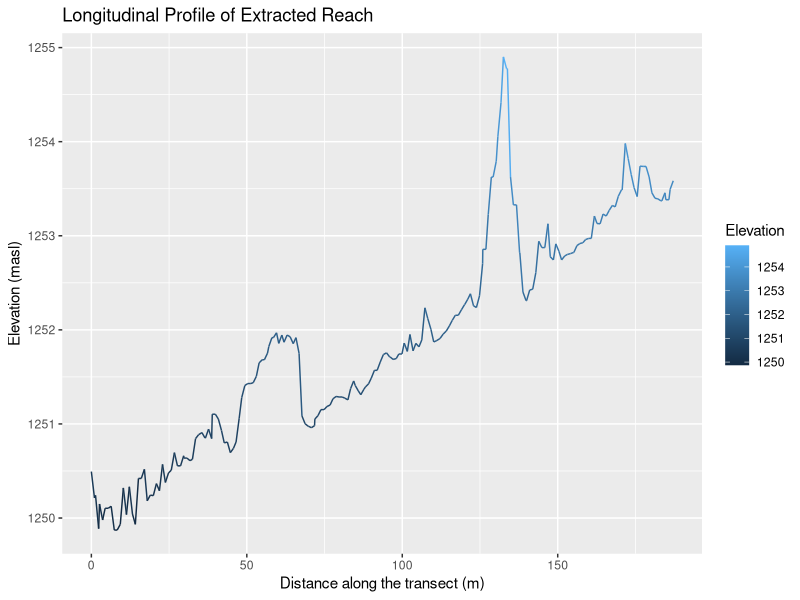
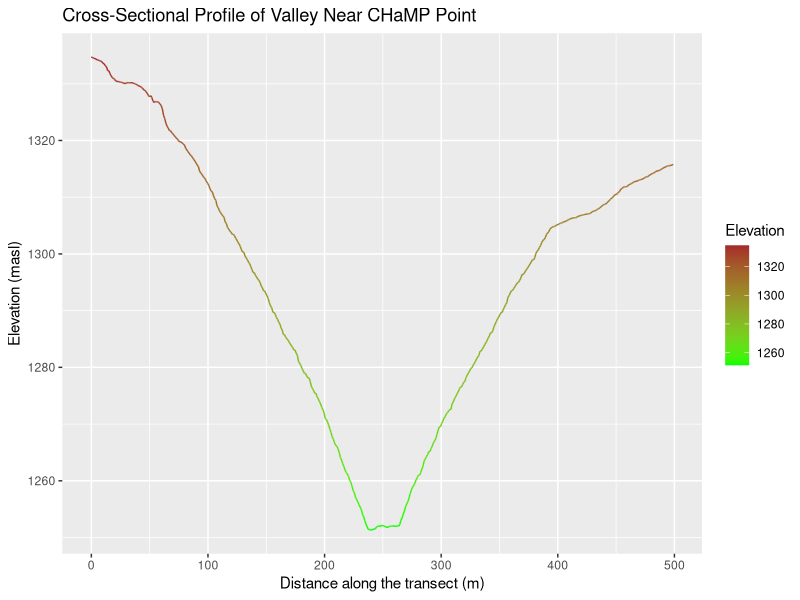
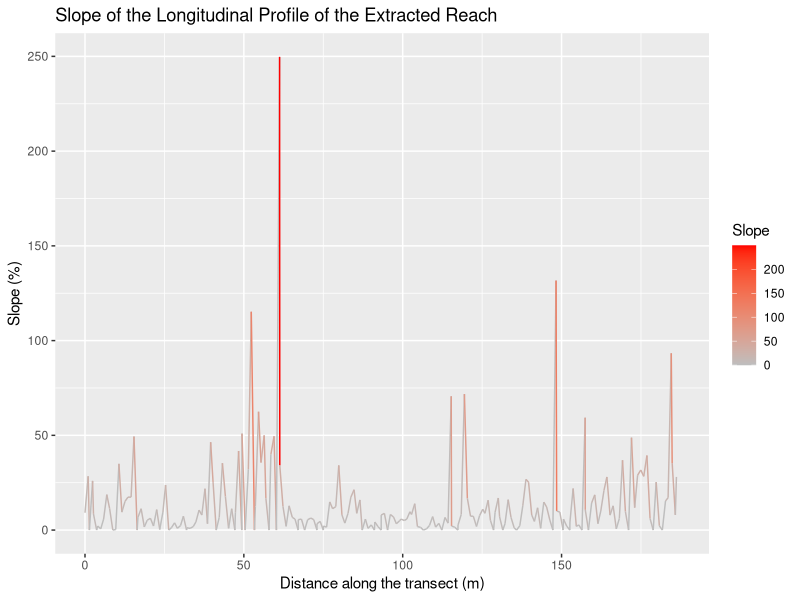
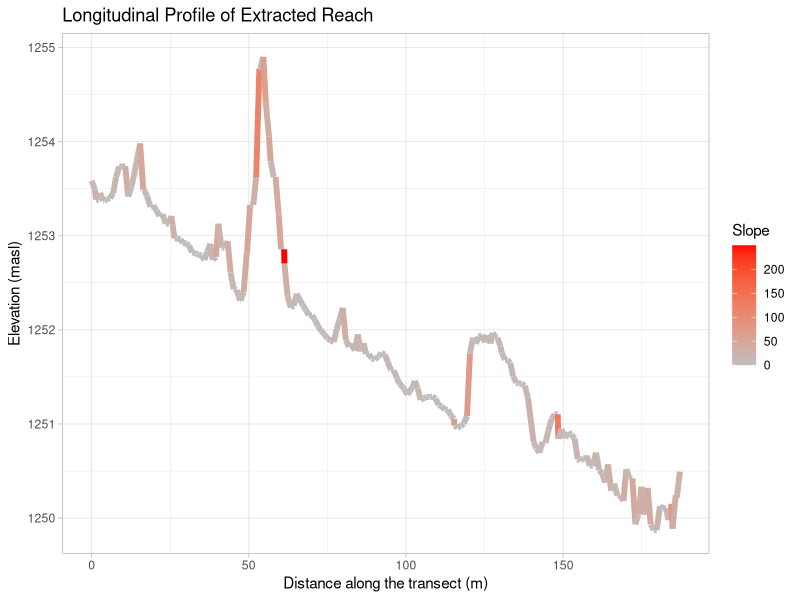
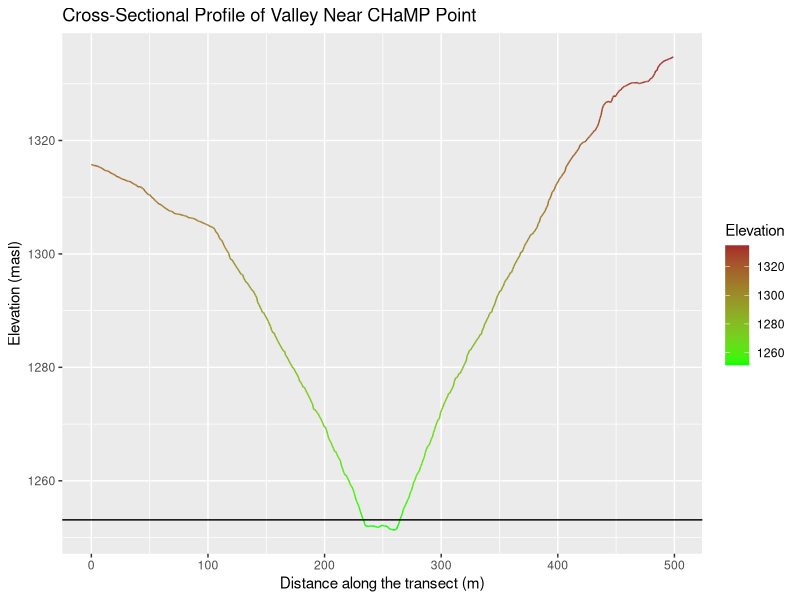
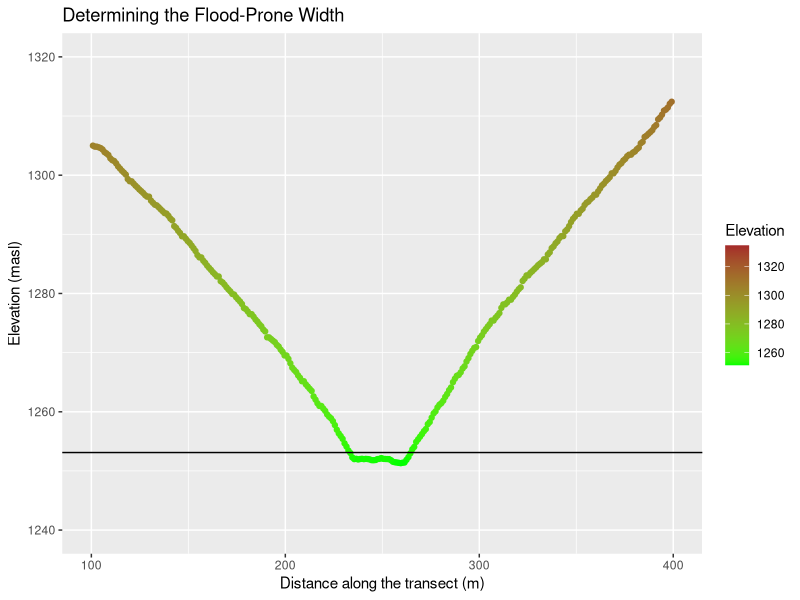

Write R code to recreate these figures, in order.
## ---- chunk 1
# The purpose of this chunk is to load the necessary packages.
require(ggplot2) #This package is for data visualization.
require(dplyr) #This package allows users to run sequential commands to manipulate and process your data.
## ---- chunk 2
# The purpose of this chunk is to load the necessary data, and is designed to input text files created by the r.profile tool in GRASS
CrossProf <- read.csv("../../data/derived/public/crossprof3.txt", header=FALSE, sep = " ", col.names=c("Junk","Distance","Elevation"))[c(2,3)]
LongProf <- read.csv("../../data/derived/public/longprof.txt", header=FALSE, sep = " ", col.names=c("Junk","Distance","Elevation"))[c(2,3)]
## ---- chunk 3
# The purpose of this chunk is to visualize our datasets using the ggplot2 package.This chunk is set up so that your variables do not need to be specified and the chunk can just be run.

ggplot(LongProf) + # This sets the variable (data frame) we will be plotting.
       aes(x = Distance, y = Elevation, color = Elevation) + # This provides the axes designations and how to color the data.
       geom_line() + # This tells ggplot2 to make a line graph. geom_line could be changed to geom_point without issue.
       labs(x = "Distance along the transect (m)", y = "Elevation (masl)", title = "Longitudinal Profile of Extracted Reach")
# This sets the axes labels and title of the plot.

ggplot(CrossProf) +
       aes(x = Distance, y = Elevation, color = Elevation) +
       geom_line() +
       scale_color_gradient(low = "green", high = "brown") + # This establishes a color gradient between green and brown to color the data.
       labs(x = "Distance along the transect (m)", y = "Elevation (masl)", title = "Cross-Sectional Profile of Valley Near CHaMP Point")
## ---- chunk 4
#run this codeblock if the Cross-sectional profile looked backwards, then rerun the graphing codeblock above
maxd <- max(CrossProf$Distance, na.rm=TRUE) #finds maximum distance
CrossProf$Distance <- maxd-CrossProf$Distance  #inverts distance axis by subtracting distances from max

## ---- chunk 5
#run this codeblock if the Longitudinal profile looked backwards, then rerun the graphing codeblock above
maxd <- max(LongProf$Distance, na.rm=TRUE) #finds maximum distance
LongProf$Distance <- maxd-LongProf$Distance  #inverts distance axis by subtracting distances from max
## ---- chunk 6
# The purpose of this chunk is to compute the slope of the longitudinal profile (between points) and the average slope 
LongProf <- LongProf %>% # The "%>%" is called "piping" and it essentially allows us to take the output of a function and sequentially feed it to the next argument. This is very useful for subsetting and tacking on new columns with output data!
  #group_by(Attempt) %>% # Here we are subsetting the data based on the attempt number (1-3). 
  mutate(Slope = (abs(((Elevation - lag(Elevation))/(Distance - lag(Distance))*100)))) # Create a column for slope (Change in Vertical Position/Change in Horizontal Position) with absolute values that is relative to the Attempt
         
ggplot(LongProf) +
       aes(x = Distance, y = Slope, color = Slope) +
       geom_line() +
       scale_color_gradient(low = "gray", high = "red") +
       labs(x = "Distance along the transect (m)", y = "Slope (%)", title = "Slope of the Longitudinal Profile of the Extracted Reach")

ggplot(LongProf) +
       aes(x = Distance, y = Elevation, color = Slope) +
       geom_line(size = 2) + # The "size" argument allows us to increase or decrease our point size.
       scale_color_gradient(low = "gray", high = "red") +
       theme_light() +
       labs(x = "Distance along the transect (m)", y = "Elevation (masl)", title = "Longitudinal Profile of Extracted Reach")
## ---- chunk 7
#The purpose of this chunk is to process our data for entry into the Rosgen Stream Classification scheme. This chunk can be run now, or it can be run during the Classification handout. The chunk reports the mean slope and gives you the necessary tools to determine the flood-prone area of the stream to calculate the entrenchment ratio.
LongProf %>%
  #group_by(Attempt) %>% 
  summarize(Slope = mean(Slope, na.rm = TRUE)) #This calculates the mean slope, based on the Attempt.

# Now we want to figure out the width of the flood-prone area.
DpthBf_Max <- 0.8979 # Insert the maximum bankfull depth from your point/reach of interest here, replacing the 8 left of the hash #

CrossProf[which.min(CrossProf$Elevation),] # This finds the minimum elevation, which should correspond to the lowest elevation in the stream channel, and reports the entire row. That part is essential! Double check the reported value with one of the plots you have made before to verify.
StreamElev <- min(CrossProf$Elevation) # This stores the minimum elevation that you found in the previous step.
MaxBFx2 <- 2 * (DpthBf_Max) # twice the maximum bankfull depth.
MaxBFx2Elev <- StreamElev + MaxBFx2 # This adds the elevation of the bottom of the stream to twice the bankfull depth, allowing you to get the elevation (above mean sea level) of that variable.

ggplot(CrossProf) +
       aes(x = Distance, y = Elevation, color = Elevation) +
       geom_line() +
       geom_hline(yintercept = MaxBFx2Elev) + # This adds a horizontal line at a prescribed location. In this case, we are drawing a line at twice the maximum bankfull depth.
       scale_color_gradient(low = "green", high = "brown") +
       labs(x = "Distance along the transect (m)", y = "Elevation (masl)", title = "Cross-Sectional Profile of Valley Near CHaMP Point")

ggplot(CrossProf) +
       aes(x = Distance, y = Elevation, color = Elevation) +
       geom_point() + # Point chosen here to allow easier determining of the width (points are horizontally spaced by 1 meter)
       geom_hline(yintercept = MaxBFx2Elev) +
       xlim(100,400) + # Sets the x-axis limits. Adjust this value as you zoom in to the correct area.
       ylim(1240,1320) + # Sets the y-axis limits. Adjust this value as you zoom in to the correct area.
       scale_color_gradient(low = "green", high = "brown") +
       labs(x = "Distance along the transect (m)", y = "Elevation (masl)", title = "Determining the Flood-Prone Width")

#Use the last plot, points, and horizontal line to get an approximate distance of the flood-prone area. Keep for your notes and to include in your classification and report.
